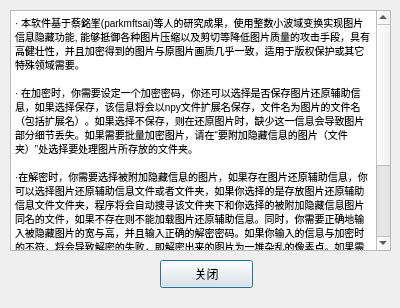
<?xml version="1.0" encoding="UTF-8"?>
<ui version="4.0">
 <class>Dialog</class>
 <widget class="QDialog" name="Dialog">
  <property name="geometry">
   <rect>
    <x>0</x>
    <y>0</y>
    <width>400</width>
    <height>308</height>
   </rect>
  </property>
  <property name="windowTitle">
   <string>Dialog</string>
  </property>
  <widget class="QTextBrowser" name="textBrowser">
   <property name="geometry">
    <rect>
     <x>10</x>
     <y>10</y>
     <width>381</width>
     <height>241</height>
    </rect>
   </property>
   <property name="html">
    <string>&lt;!DOCTYPE HTML PUBLIC &quot;-//W3C//DTD HTML 4.0//EN&quot; &quot;http://www.w3.org/TR/REC-html40/strict.dtd&quot;&gt;
&lt;html&gt;&lt;head&gt;&lt;meta name=&quot;qrichtext&quot; content=&quot;1&quot; /&gt;&lt;style type=&quot;text/css&quot;&gt;
p, li { white-space: pre-wrap; }
&lt;/style&gt;&lt;/head&gt;&lt;body style=&quot; font-family:'MS Shell Dlg 2'; font-size:7.8pt; font-weight:400; font-style:normal;&quot;&gt;
&lt;p style=&quot; margin-top:0px; margin-bottom:0px; margin-left:0px; margin-right:0px; -qt-block-indent:0; text-indent:0px;&quot;&gt;· 本软件基于蔡銘峯(parkmftsai)等人的研究成果，使用整数小波域变换实现图片信息隐藏功能, 能够抵御各种图片压缩以及剪切等降低图片质量的攻击手段，具有高健壮性，并且加密得到的图片与原图片画质几乎一致，适用于版权保护或其它特殊领域需要。&lt;/p&gt;
&lt;p style=&quot;-qt-paragraph-type:empty; margin-top:0px; margin-bottom:0px; margin-left:0px; margin-right:0px; -qt-block-indent:0; text-indent:0px;&quot;&gt;&lt;br /&gt;&lt;/p&gt;
&lt;p style=&quot; margin-top:0px; margin-bottom:0px; margin-left:0px; margin-right:0px; -qt-block-indent:0; text-indent:0px;&quot;&gt;· 在加密时，你需要设定一个加密密码，你还可以选择是否保存图片还原辅助信息，如果选择保存，该信息将会以npy文件扩展名保存，文件名为图片的文件名（包括扩展名）。如果选择不保存，则在还原图片时，缺少这一信息会导致图片部分细节丢失。如果需要批量加密图片，请在“要附加隐藏信息的图片（文件夹）”处选择要处理图片所存放的文件夹。&lt;/p&gt;
&lt;p style=&quot;-qt-paragraph-type:empty; margin-top:0px; margin-bottom:0px; margin-left:0px; margin-right:0px; -qt-block-indent:0; text-indent:0px;&quot;&gt;&lt;br /&gt;&lt;/p&gt;
&lt;p style=&quot; margin-top:0px; margin-bottom:0px; margin-left:0px; margin-right:0px; -qt-block-indent:0; text-indent:0px;&quot;&gt;·在解密时，你需要选择被附加隐藏信息的图片，如果存在图片还原辅助信息，你可以选择图片还原辅助信息文件或者文件夹，如果你选择的是存放图片还原辅助信息文件文件夹，程序将会自动搜寻该文件夹下和你选择的被附加隐藏信息图片同名的文件，如果不存在则不能加载图片还原辅助信息。同时，你需要正确地输入被隐藏图片的宽与高，并且输入正确的解密密码。如果你输入的信息与加密时的不符，将会导致解密的失败，即解密出来的图片为一堆杂乱的像素点。如果需要批量解密图片，请在“要附加隐藏信息的图片（文件夹）”处选择要处理图片所存放的文件夹。&lt;/p&gt;
&lt;p style=&quot;-qt-paragraph-type:empty; margin-top:0px; margin-bottom:0px; margin-left:0px; margin-right:0px; -qt-block-indent:0; text-indent:0px;&quot;&gt;&lt;br /&gt;&lt;/p&gt;
&lt;p style=&quot; margin-top:0px; margin-bottom:0px; margin-left:0px; margin-right:0px; -qt-block-indent:0; text-indent:0px;&quot;&gt;·对于视频，你可以选择软件提供的视频处理工具，将视频按帧拆解成图片，然后再对图片进行批量信息隐藏加密。完成后，你可以输入原视频的视频帧率，重新合成原视频。对于视频的隐藏还原，同理，将视频按帧拆解成图片，然后对图片进行批量信息隐藏解密。&lt;/p&gt;
&lt;p style=&quot;-qt-paragraph-type:empty; margin-top:0px; margin-bottom:0px; margin-left:0px; margin-right:0px; -qt-block-indent:0; text-indent:0px;&quot;&gt;&lt;br /&gt;&lt;/p&gt;&lt;/body&gt;&lt;/html&gt;</string>
   </property>
  </widget>
  <widget class="QPushButton" name="pushButton">
   <property name="geometry">
    <rect>
     <x>160</x>
     <y>260</y>
     <width>93</width>
     <height>28</height>
    </rect>
   </property>
   <property name="text">
    <string>关闭</string>
   </property>
  </widget>
 </widget>
 <resources/>
 <connections>
  <connection>
   <sender>pushButton</sender>
   <signal>clicked()</signal>
   <receiver>Dialog</receiver>
   <slot>close()</slot>
   <hints>
    <hint type="sourcelabel">
     <x>235</x>
     <y>277</y>
    </hint>
    <hint type="destinationlabel">
     <x>105</x>
     <y>266</y>
    </hint>
   </hints>
  </connection>
 </connections>
</ui>
